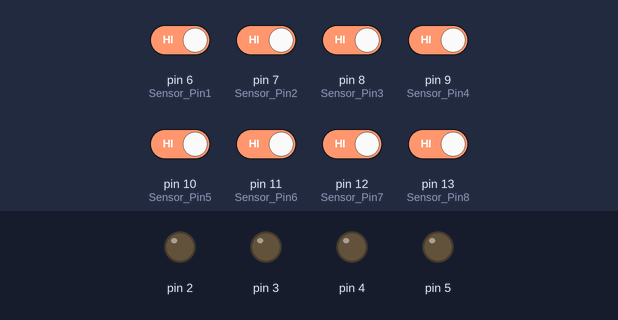
This sketch was run on a simulated Arduino Uno, built with avr-gcc and run on an emulated ATmega328P. On the bench: output pins drawn as LEDs (lit = HIGH). The inputs (shaded band) are chosen by the test bench; at power-on: pin 6 (Sensor_Pin1), pin 7 (Sensor_Pin2), pin 8 (Sensor_Pin3), pin 9 (Sensor_Pin4), pin 10 (Sensor_Pin5), pin 11 (Sensor_Pin6), pin 12 (Sensor_Pin7), pin 13 (Sensor_Pin8) HIGH.

Above: at 6.2 s.
6.3 s: pin 6 (Sensor_Pin1) driven LOW
At 7.5 s:
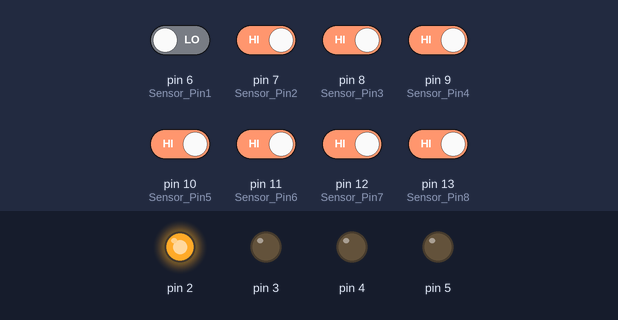
7.8 s: pin 8 (Sensor_Pin3) driven LOW
At 8.8 s:
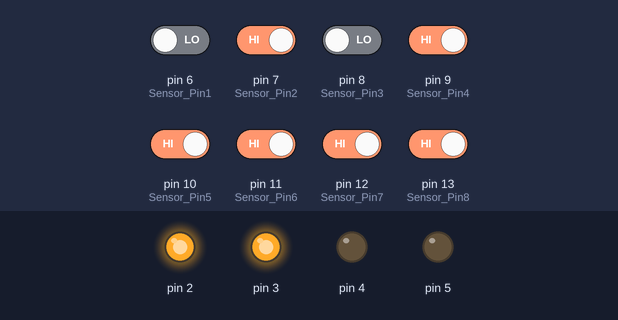
9.3 s: pin 10 (Sensor_Pin5) driven LOW
At 9.9 s:
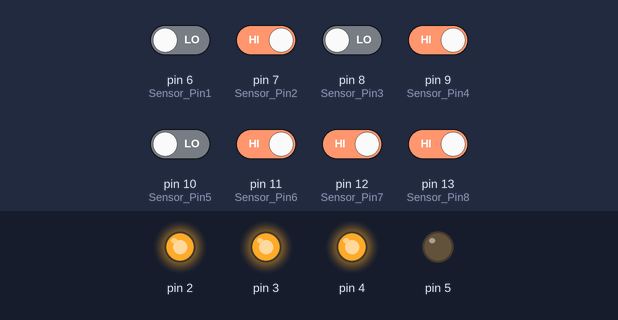
10.8 s: pin 12 (Sensor_Pin7) driven LOW
At 11.1 s:
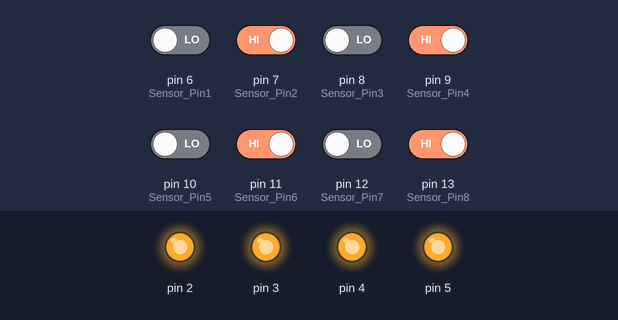
12.3 s: pin 6 (Sensor_Pin1) driven HIGH and pin 7 (Sensor_Pin2) driven LOW
At 13.4 s:
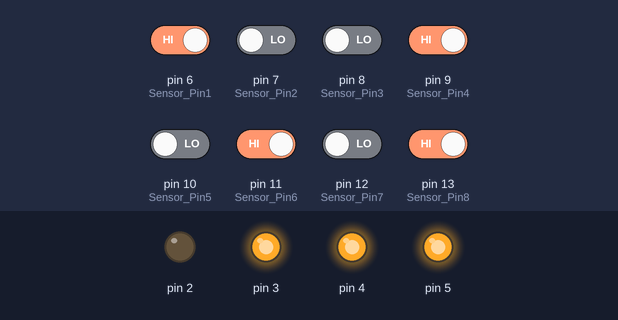
13.8 s: pin 8 (Sensor_Pin3) driven HIGH and pin 9 (Sensor_Pin4) driven LOW
At 14.6 s:
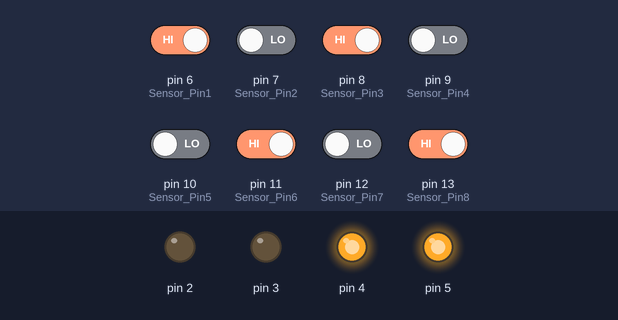
Timing chart, 0 to 16.4 s (numbered marks = the images above; inputs shaded):
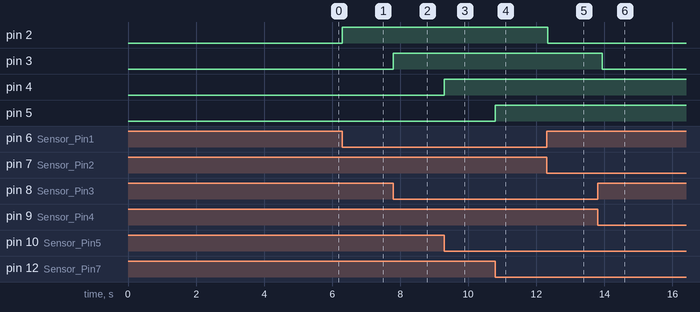

Measured:
- after the input at 6.3 s, pin 2: LOW → HIGH at once
- after the input at 7.8 s, pin 3: LOW → HIGH at once
- after the input at 9.3 s, pin 4: LOW → HIGH at once
- after the input at 10.8 s, pin 5: LOW → HIGH at once
- after the input at 12.3 s, pin 2: HIGH → LOW at once
- after the input at 13.8 s, pin 3: HIGH → LOW after 0.13 s

The sketch:

Class_Contain1.ino
```cpp
  /*
    Electro #2 :  4  2  : Electro #1
               :  3  1  :
               :
    Electro# 4 :  8  6  : Electro #4
               :  7  5  :
  */

#define Sensor_Pin1 6
#define Sensor_Pin2 7
#define Sensor_Pin3 8
#define Sensor_Pin4 9

#define Sensor_Pin5 10
#define Sensor_Pin6 11
#define Sensor_Pin7 12
#define Sensor_Pin8 13

#define P1 2
#define P2 3
#define P3 4
#define P4 5

int sensorState1 = 0;
int sensorState2 = 0;
int sensorState3 = 0;
int sensorState4 = 0;

int sensorState5 = 0;
int sensorState6 = 0;
int sensorState7 = 0;
int sensorState8 = 0;


class ELECTRO
{
    int MAG;
    long eventTime1;
    long OffTime1;

    unsigned long previousTime1;
    unsigned long previousTime2;
    unsigned long previousTime3;
    unsigned long previousTime4;

    public:

      ELECTRO(int Elec, long Trig, long OFF)
        {

         MAG = Elec;
         eventTime1 = Trig;
         OffTime1 = OFF;

         pinMode(MAG, OUTPUT);

         previousTime1 = 0;
         previousTime2 = 0;
         previousTime3 = 0;
         previousTime4 = 0;

        }

          void Electro1()
            {

            sensorState1 = digitalRead(Sensor_Pin1);
            sensorState2 = digitalRead(Sensor_Pin2);

            unsigned long currentTime = millis();

              if((sensorState1 == LOW) && ( currentTime - previousTime1 >= eventTime1))      // P1 ELECTRO
                  {
                  sensorState1 = HIGH;
                  previousTime1 = currentTime;
                  digitalWrite(MAG, sensorState1);

                  }

                   else if ((sensorState2 == LOW) && (currentTime - previousTime1 >= OffTime1))
                         {
                           sensorState2 = LOW;
                           previousTime1 = currentTime;
                           digitalWrite(MAG, sensorState2);
                         }

            }

          void Electro2()
            {

            sensorState3 = digitalRead(Sensor_Pin3);
            sensorState4 = digitalRead(Sensor_Pin4);

            unsigned long currentTime = millis();

              if((sensorState3 == LOW) && ( currentTime - previousTime2 >= eventTime1))      // P2 ELECTRO
                  {
                  sensorState3 = HIGH;
                  previousTime2 = currentTime;
                  digitalWrite(MAG, sensorState3);

                  }

                   else if ((sensorState4 == LOW) && (currentTime - previousTime2 >= OffTime1))
                         {
                           sensorState4 = LOW;
                           previousTime2 = currentTime;
                           digitalWrite(MAG, sensorState4);
                         }

            }

          void Electro3()
            {

            sensorState5 = digitalRead(Sensor_Pin5);
            sensorState6 = digitalRead(Sensor_Pin6);

            unsigned long currentTime = millis();

              if((sensorState5 == LOW) && ( currentTime - previousTime3 >= eventTime1))      // P3 ELECTRO
                  {
                      sensorState5 = HIGH;
                      previousTime3 = currentTime;
                      digitalWrite(MAG, sensorState5);

                  }

                   else if ((sensorState6 == LOW) && (currentTime - previousTime3 >= OffTime1))
                         {
                           sensorState6 = LOW;
                           previousTime3 = currentTime;
                           digitalWrite(MAG, sensorState6);
                         }

            }

          void Electro4()
            {

            sensorState7 = digitalRead(Sensor_Pin7);
            sensorState8 = digitalRead(Sensor_Pin8);

            unsigned long currentTime = millis();

              if((sensorState7 == LOW) && ( currentTime - previousTime4 >= eventTime1))      // P4 ELECTRO
                  {
                  sensorState7 = HIGH;
                  previousTime4 = currentTime;
                  digitalWrite(MAG, sensorState7);

                  }

                   else if ((sensorState8 == LOW) && (currentTime - previousTime4 >= OffTime1))
                         {
                           sensorState8 = LOW;
                           previousTime4 = currentTime;
                           digitalWrite(MAG, sensorState8);
                         }

            }


};

   ELECTRO State1(P1, 90, 90);      // MODIFY for Sequence
   ELECTRO State2(P2, 130, 150);
   ELECTRO State3(P3, 90, 90);
   ELECTRO State4(P4, 160, 160);


void setup()
  {

    pinMode(Sensor_Pin1, INPUT);
    digitalWrite(Sensor_Pin1, HIGH);
    pinMode(Sensor_Pin2, INPUT);
    digitalWrite(Sensor_Pin2, HIGH);
    pinMode(Sensor_Pin3, INPUT);
    digitalWrite(Sensor_Pin3, HIGH);
    pinMode(Sensor_Pin4, INPUT);
    digitalWrite(Sensor_Pin4, HIGH);

    pinMode(Sensor_Pin5, INPUT);
    digitalWrite(Sensor_Pin5, HIGH);
    pinMode(Sensor_Pin6, INPUT);
    digitalWrite(Sensor_Pin6, HIGH);
    pinMode(Sensor_Pin7, INPUT);
    digitalWrite(Sensor_Pin7, HIGH);
    pinMode(Sensor_Pin8, INPUT);
    digitalWrite(Sensor_Pin8, HIGH);


    ElectroStart();                   //  Start Function Call


   }

void loop()
{

    State1.Electro1();
    State2.Electro2();
    State3.Electro3();
    State4.Electro4();

}

void ElectroStart()
{
  delay(5000);

 /* if((sensorState1 == LOW) && (sensorState7 == LOW))
        {
          digitalWrite(P1, HIGH);
          digitalWrite(P4, HIGH);
          delay(55);
          digitalWrite(P1, LOW);
          digitalWrite(P4, LOW);
          delay(200);
        }

   if((sensorState3 == LOW) && (sensorState5 == LOW))
        {
          digitalWrite(P2, HIGH);
          digitalWrite(P3, HIGH);
          delay(55);
          digitalWrite(P2, LOW);
          digitalWrite(P3, LOW);
          delay(200);
        }*/
}
```
